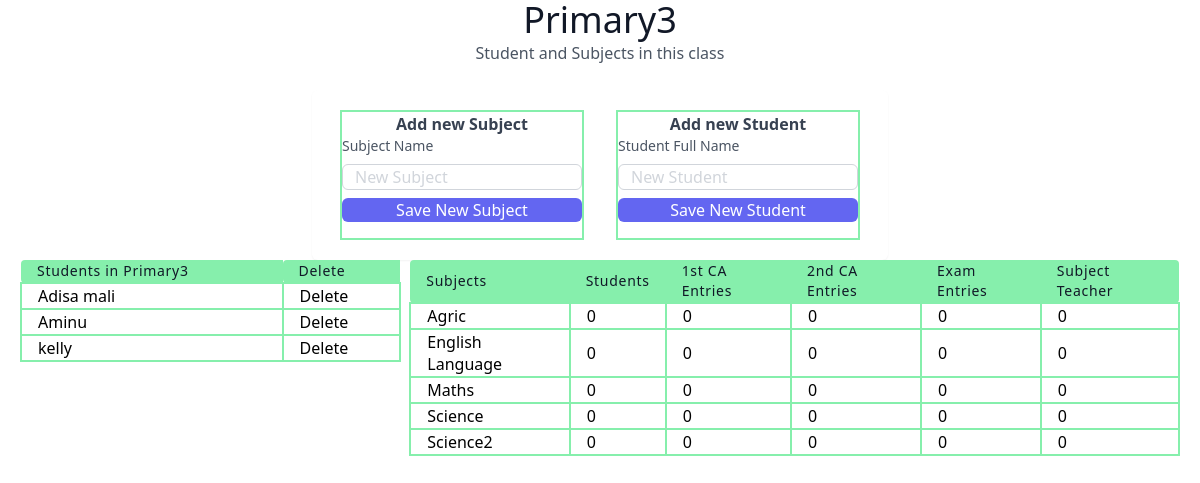
/classDetails/33/, run on an earlier commit of the app's database.
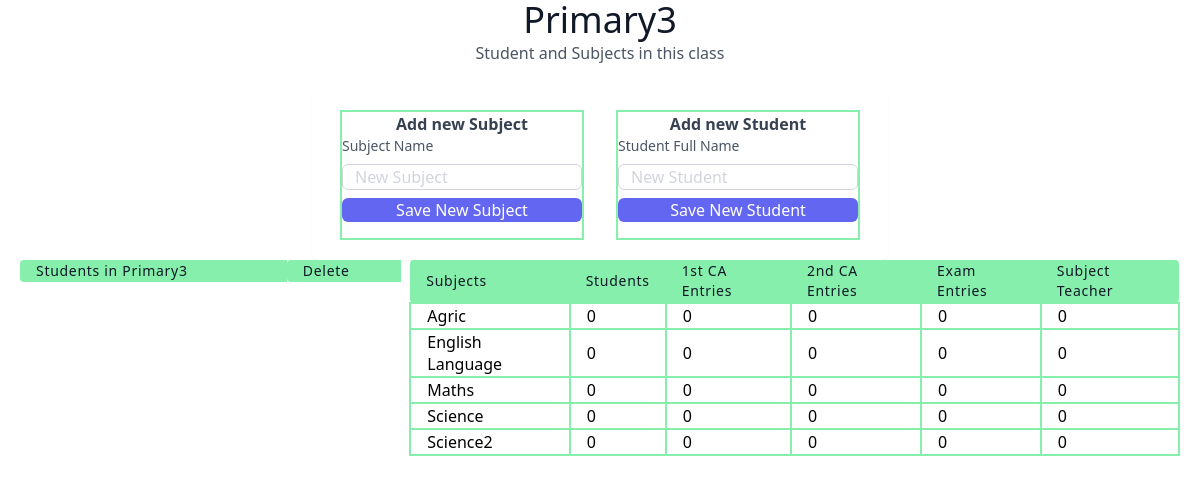
And on a later commit of the database.
### result/models.py (models this page shows, shortened)
class students(models.Model):
    user = models.ForeignKey(User, on_delete=models.SET_NULL, null=True)
    className = models.ForeignKey(all_class, related_name = 'studentclass', on_delete=models.SET_NULL, null=True)
    fullname = models.CharField(max_length=100)
    date = models.DateTimeField(auto_now_add=True)
    class Meta:
        ordering = ['fullname']

class allsubject(models.Model):
    user = models.ForeignKey(User, on_delete=models.SET_NULL, null=True)
    className = models.ForeignKey(all_class, related_name="subjectclass", on_delete=models.SET_NULL, null=True)
    subjectName = models.CharField(max_length=100)
    date = models.DateField(auto_now_add=True)
    class Meta:
        ordering = ['subjectName']

### result/views.py (the view, shortened to what this page needs)
# urls.py: path('classDetails/<int:pk>/', classDetails.as_view(), name='classDetails'),
class classDetails(DetailView):
    model = all_class
    context_object_name = 'all_class'
    def get(self, request,pk, *args, **kwargs):
        return render(request, 'result/classDetails.html',{'all_class': self.get_object()})

### result/templates/result/classDetails.html (shortened to what the changed rows need)
<script src="https://cdn.tailwindcss.com"></script>
<link rel="stylesheet" href="https://cdn.tailgrids.com/tailgrids-fallback.css" />
<section class="text-gray-600 body-font px-5">
   <div class="container px-1 mx-auto">
     <div class="flex flex-col text-center w-full">
       <h1 class="sm:text-4xl font-medium title-font text-gray-900"> {{all_class.className}} </h1>
       <br/>
     </div>
          <div class="container">
            <div class="max-w-xl p-5 mx-auto bg-white rounded-md shadow-sm">
              <div class=" grid grid-cols-2 gap-4">
               <div class="mx-2 border-2 border-green-300">
                <div class="text-center">
                  <h1 class=" font-semibold text-gray-700">Add new Subject</h1>
                </div>
               </div>
              <div class="mx-2 border-2 border-green-300">
                <div class="text-center">
                  <h1 class=" font-semibold text-gray-700">Add new Student</h1>
                </div>
               </div>
              </div>
            </div>
          </div>
     </div>
     <div class = "grid grid-cols-3 gap-2" >
       <div>
        <table class="table-auto w-full text-left whitespace-no-wrap">
          <thead>
            <tr  >
              <th class="px-4 title-font tracking-wider font-medium text-gray-900 text-sm bg-green-300 rounded-tl rounded-bl">
                Students in {{all_class.className}}
              </th>
              <th class="px-4 title-font tracking-wider font-medium text-gray-900 text-sm bg-green-300 rounded-tl rounded-bl">
                Delete
              </th>
            </tr>
          </thead>
          <tbody>
            {% for student in all_class.studentclass.all %}
            <tr>
              <td class="px-4 border-2 border-green-300 hover:bg-yellow-300">
                {{ student.fullname }}
              </td>
              <td class="px-4 border-2 border-green-300 hover:bg-yellow-300">
                  <a href="{% url 'result:studentDelete' student.id %}">
                   Delete
                 </a>
              </td>
            </tr>
            {% endfor %}
          </tbody>
        </table>
       </div>
       <div class = "col-span-2">
        <table class="table-auto w-full text-left whitespace-no-wrap ">
          <thead>
            <tr  >
              <th class="px-4 title-font tracking-wider font-medium text-gray-900 text-sm bg-green-300 rounded-tl rounded-bl">Subjects</th>
              <th class="px-4 title-font tracking-wider font-medium text-gray-900 text-sm bg-green-300">Students</th>
              <th class="px-4 title-font tracking-wider font-medium text-gray-900 text-sm bg-green-300">1st CA Entries</th>
              <th class="px-4 title-font tracking-wider font-medium text-gray-900 text-sm bg-green-300">2nd CA Entries</th>
              <th class="px-4 title-font tracking-wider font-medium text-gray-900 text-sm bg-green-300">Exam Entries</th>
              <th class="px-4 title-font tracking-wider font-medium text-gray-900 text-sm bg-green-300 rounded-tr rounded-br">Subject Teacher</th>
            </tr>
          </thead>
          <tbody>
            {% for subject in all_class.subjectclass.all %}
            <tr>
              <td class="px-4 border-2 border-green-300 hover:bg-yellow-300"> <a href="{% url 'result:subjectDetails' subject.id %}"> {{ subject.subjectName }} </a> </td>
              <td class="px-4 border-2 border-green-300">0 </td>
              <td class="px-4 border-2 border-green-300">0 </td>
              <td class="px-4 border-2 border-green-300">0 </td>
              <td class="px-4 border-2 border-green-300">0 </td>
              <td class="px-4 border-2 border-green-300">0 </td>
            </tr>
            {% endfor %}
          </tbody>
        </table>
       </div>
     </div>
 </section>

What changed in the data, as far as the page shows it:
removed students: fullname "Adisa mali"
removed students: fullname "Aminu"
removed students: fullname "kelly"
